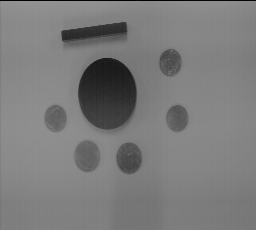
#> input picture Taller_5/images/MORPHO.png, 256 x 230 px
$ jupyter execute Taller5.ipynb
#> lines starting #> are read from the running program, lines starting #| are printed output that depends on the picture
# Taller 2: operaciones de transformación del histograma

### Sebastián Palma

### David Tobón Molina

[cell 1]
import cv2
import numpy as np
import matplotlib.pyplot as plt

## 1. Filtros lineales suavizantes

## 2. Filtros lineales separables

## 3. Filtros no lineales

Los filtros lineales calculan siempre un promedio ponderado de todos los píxeles de un cierto vecindario. Los filtros no lineales permiten, entre otras, hacer una selección dentro de este vecindario y utilizar únicamente un subconjunto de píxeles que presentan propiedades comunes.

### 3.2 Cargue la imagen morpho en escala de grises y visualícela.

[cell 2]
morpho_img = cv2.imread('images/MORPHO.png', cv2.IMREAD_GRAYSCALE)
#> morpho_img is the input picture: shape (230, 256); min 0, max 148, mean 123.1

plt.imshow(morpho_img, cmap='gray', vmin=0, vmax=255)
plt.axis('off')
plt.show()

### 3.3 Perturbe (ensucie) la imagen con 25% de ruido “sal y pimienta”. En la imagen ya existen pixeles aberrantes (con intensidades extremas). Esta operación es hecha para amplificar el fenómeno y facilitar la respuesta a la pregunta 9. Nota: El ruido “pimienta y sal” está constituido de picos claros y oscuros (cuyos valores se deben definir en el módulo) con distribución espacial aleatoria. 25 % de pixeles perturbados por este ruido son suficientes para que la imagen morpho.png sea bastante degradada.

[cell 3]
from skimage.util import random_noise

noised_image = random_noise(morpho_img, mode='s&p', amount=0.25)
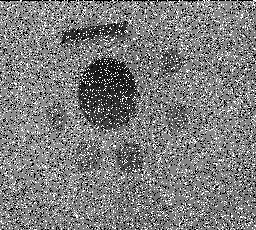
#> noised_image: shape (230, 256) float64; min 0, max 1, mean 0.489
plt.imshow(noised_image, cmap='gray', vmin=0, vmax=1)
plt.axis('off')
plt.show()

### 3.4 Aplique un filtro promedio 3x3 sobre la imagen con ruido. Visualmente, ¿cómo es el resultado y a qué se debe?

[cell 4]
from scipy.ndimage import convolve

kernel = np.array([[1, 1, 1],
                   [1, 1, 1],
                   [1, 1, 1]])

avg_filter_result = convolve(noised_image, kernel, mode='constant', cval=0)
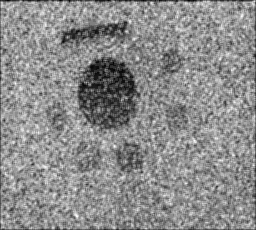
#> avg_filter_result: shape (230, 256) float64; min 0.431, max 7.6, mean 4.38; drawn with min black and max white

plt.figure(figsize=(15, 5))

plt.subplot(1,3,1)
plt.imshow(morpho_img, cmap='gray', vmin=0, vmax=255)
plt.axis('off')
plt.title('Imagen original')

plt.subplot(1,3,2)
plt.imshow(noised_image, cmap='gray', vmin=0, vmax=1)
plt.axis('off')
plt.title('Imagen con ruido')

plt.subplot(1,3,3)
plt.imshow(avg_filter_result, cmap='gray')
plt.axis('off')
plt.title('Filtro promedio')

plt.show()
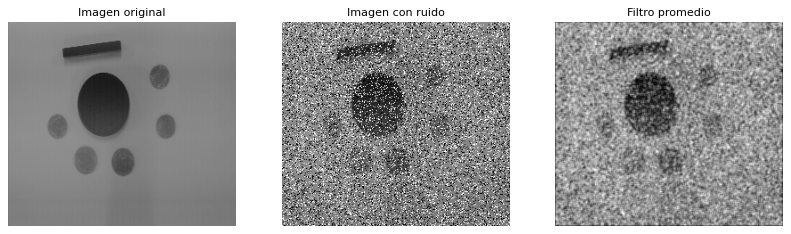
#> figure drawn by matplotlib, 3 panels

El ruido de la imagen se suaviza pero sigue siendo ruido y no se recuperan los detalles de la imagen original, lo que eran los puntos blancos y negros se vuelven manchas de grises claros y oscuros. Esto se debe a que los filtros promedio toman en cuenta todos los píxeles bajo su ventana. En este caso, se toman en cuenta los 9 píxeles de la imagen que se encuentran en la ventana de 3x3. Al tomar en cuenta todos los píxeles y hacer un promedio, los valores de los píxeles ruido afectan en gran parte al resultado, pues estos hacen que el resultado del promedio aritmético de las intensidades de los píxeles se desplace significativamente. Por ejemplo, un solo píxel de "sal" (255) en una vecindad de píxeles oscuros elevará el promedio de toda la celda, creando una mancha gris clara en lugar de eliminar el punto blanco.

### 3.5 Aplique un filtro sigma 3x3 calculando el valor medio a partir pixel central sobre la imagen con ruido. Visualmente, ¿cómo es el resultado comparado con el filtro promedio lineal? Consultando la definición del Sigma explique este resultado. En el caso del ruido “sal y pimienta”, después de aplicar el filtro Sigma, quedan varios puntos aberrantes. ¿A qué se debe esto?

[cell 5]
import numpy as np
from scipy.ndimage import generic_filter


def sigma_filter(values, median=False):

    mean = values[int((values.size)//2)]
    if median:
      mean = np.median(values)

    std = np.std(values)
    filtered_values = values[(values > mean - std) & (values < mean + std)]
    return np.mean(values) if filtered_values.size<=1 else np.mean(filtered_values)


sigma_filter_result = generic_filter(noised_image, sigma_filter, size=(3,3))
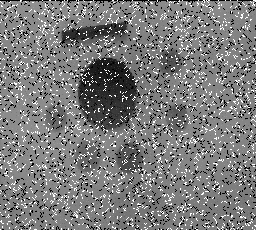
#> sigma_filter_result: shape (230, 256) float64; min 0, max 1, mean 0.485

plt.figure(figsize=(20,5))
plt.subplot(1,4,1)
plt.imshow(morpho_img, cmap='gray', vmin=0, vmax=255)
plt.title('Original')
plt.axis('off')

plt.subplot(1,4,2)
plt.imshow(noised_image, cmap='gray', vmin=0, vmax=1)
plt.title('Ruido sal y pimienta')
plt.axis('off')

plt.subplot(1,4,3)
plt.imshow(avg_filter_result, cmap='gray')
plt.title('Filtro promedio')
plt.axis('off')

plt.subplot(1,4,4)
plt.imshow(sigma_filter_result, cmap='gray', vmin=0, vmax=1)
plt.title('Filtro sigma')
plt.axis('off')

plt.show()

Tras aplicar el filtro sigma el ruido aún persiste, pero parece que la imagen conserva su nitidez en lugar de ponerse borrosa como sucede con el filtro promedio. Esto se debe a que el filtro sigma es un filtro selectivo que se utiliza para preserbar los bordes de la imagen. El filtro sigma calcula el promedio solamente de los píxeles vecinos que caen dentro de un rango estadístico ($\text{media} \pm \sigma$). Asume que los píxeles que están fuera de ese rango pertenecen a otra distribución, por ejemplo, un borde u otro objeto, y los ignora, sin aplicarles el filtrado, dejándolos intactos. De este modo, el filtro interpreta los píxeles de sal y pimienta como parte de otra distribución y los ignora, creyendo que deben de ser preservados.

### 3.6 Aplique un filtro mediano 3x3 a la imagen con ruido. Visualmente, ¿cómo es el resultado comparado con los dos filtros anteriores? ¿A qué se debe este resultado? Evalúe los otros filtros que ofrece el módulo filters.rank de scikit-image: majority, maximum, minumum, modal, geometric_mean. Explique su comportamiento.

[cell 6]
from skimage.filters.rank import median, majority, maximum, minimum, modal, geometric_mean
from skimage.util import img_as_ubyte

noised_image_ubyte = img_as_ubyte(noised_image)
median_filter_result = median(noised_image_ubyte, footprint=np.ones((3, 3)))


plt.figure(figsize=(10, 5))

plt.subplot(1,2,1)
plt.imshow(noised_image, cmap='gray')
plt.axis('off')

plt.subplot(1,2,2)
plt.imshow(median_filter_result, cmap='gray', vmin=0, vmax=255)
plt.axis('off')
plt.show()

Comparado con los filtros anteriores, el resultado presenta un mejor filtrado del ruido sal y pimienta, aunque de todos modos cierta cantidad de ruido persiste, pero a pesar de este, se puede observar un imagen mucho más cercana a la original. Esta exitosa eliminación de la mayoría del ruido se logra ya que el filtro de Mediana es un filtro no lineal que selecciona el valor mediano de los píxeles en el vecindario, lo que lo hace muy efectivo para eliminar el ruido sal y pimienta, pues usualmente la mediana de la ventana de píxeles será un valor intermedio, y se ignoraran los valores extremos (ruido).

[cell 7]
# evaluación con otros filtros

majority_filter_result = majority(noised_image_ubyte, footprint=np.ones((3,3)))
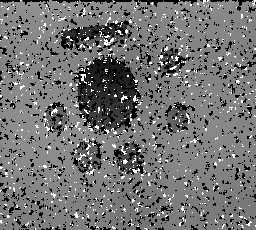
#> majority_filter_result: shape (230, 256); min 0, max 255, mean 114.5
maximum_filter_result = maximum(noised_image_ubyte, footprint=np.ones((3,3)))
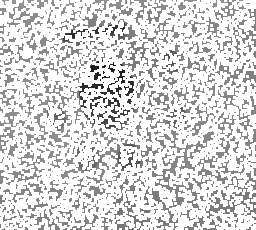
#> maximum_filter_result: shape (230, 256); min 28, max 255, mean 217
minimum_filter_result = minimum(noised_image_ubyte, footprint=np.ones((3,3)))
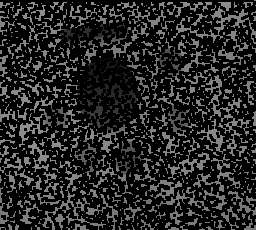
#> minimum_filter_result: shape (230, 256); min 0, max 146, mean 36.6
modal_filter_result = modal(noised_image_ubyte, footprint=np.ones((3,3)))
geometric_mean_filter_result = geometric_mean(noised_image_ubyte, footprint=np.ones((3,3)))
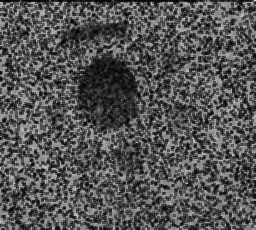
#> geometric_mean_filter_result: shape (230, 256); min 1, max 218, mean 83.6

plt.figure(figsize=(20,10))

plt.subplot(2, 4, 1)
plt.imshow(morpho_img, cmap='gray', vmin=0, vmax=255)
plt.title('Original')
plt.axis('off')

plt.subplot(2, 4, 2)
plt.imshow(noised_image, cmap='gray', vmin=0, vmax=1)
plt.title('Ruido')
plt.axis('off')

plt.subplot(2, 4, 3)
plt.imshow(median_filter_result, cmap='gray', vmin=0, vmax=255)
plt.title('Mediana')
plt.axis('off')

plt.subplot(2, 4, 4)
plt.imshow(majority_filter_result, cmap='gray', vmin=0, vmax=255)
plt.title('Mayoría')
plt.axis('off')

plt.subplot(2, 4, 5)
plt.imshow(maximum_filter_result, cmap='gray', vmin=0, vmax=255)
plt.title('Máximo')
plt.axis('off')

plt.subplot(2, 4, 6)
plt.imshow(minimum_filter_result, cmap='gray', vmin=0, vmax=255)
plt.title('Mínimo')
plt.axis('off')

plt.subplot(2, 4, 7)
plt.imshow(modal_filter_result, cmap='gray', vmin=0, vmax=255)
plt.title('Modal')
plt.axis('off')

plt.subplot(2, 4, 8)
plt.imshow(geometric_mean_filter_result, cmap='gray', vmin=0, vmax=255)
plt.title('Media geométrica')
plt.axis('off')

plt.show()

$ run again, with Taller_5/images/FISSURE.png copied over Taller_5/images/MORPHO.png
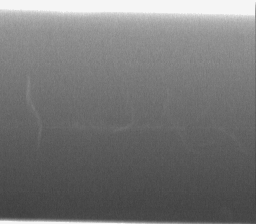
#> input picture Taller_5/images/FISSURE.png, 256 x 224 px
#> morpho_img is the input picture: shape (224, 256); min 63, max 245, mean 117.9
#> `minimum_filter_result = minimum(noised_image_ubyte, footprint=np.ones(..`:
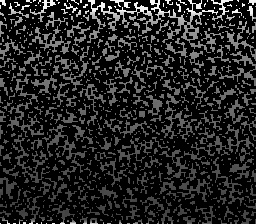
#> minimum_filter_result: shape (224, 256); min 0, max 245, mean 34.6
#> `geometric_mean_filter_result = geometric_mean(noised_image_ubyte, foot..`:
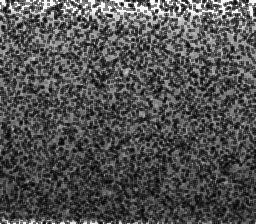
#> geometric_mean_filter_result: shape (224, 256); min 3, max 252, mean 80.5
